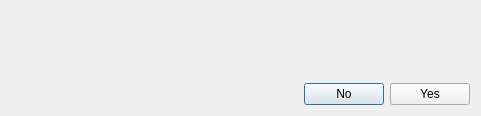
<?xml version="1.0" encoding="UTF-8"?>
<ui version="4.0">
 <class>QuestionDialog</class>
 <widget class="QDialog" name="QuestionDialog">
  <property name="geometry">
   <rect>
    <x>0</x>
    <y>0</y>
    <width>481</width>
    <height>116</height>
   </rect>
  </property>
  <property name="sizePolicy">
   <sizepolicy hsizetype="Fixed" vsizetype="Fixed">
    <horstretch>0</horstretch>
    <verstretch>0</verstretch>
   </sizepolicy>
  </property>
  <property name="minimumSize">
   <size>
    <width>481</width>
    <height>116</height>
   </size>
  </property>
  <property name="maximumSize">
   <size>
    <width>481</width>
    <height>130</height>
   </size>
  </property>
  <property name="windowTitle">
   <string/>
  </property>
  <layout class="QVBoxLayout" name="verticalLayout" stretch="1,0">
   <item>
    <widget class="QLabel" name="m_questionLabel">
     <property name="text">
      <string/>
     </property>
    </widget>
   </item>
   <item>
    <layout class="QHBoxLayout" name="horizontalLayout">
     <item>
      <spacer name="horizontalSpacer">
       <property name="orientation">
        <enum>Qt::Horizontal</enum>
       </property>
       <property name="sizeHint" stdset="0">
        <size>
         <width>40</width>
         <height>20</height>
        </size>
       </property>
      </spacer>
     </item>
     <item>
      <widget class="WalletGui::WalletCancelButton" name="m_cancelButton">
       <property name="text">
        <string>No</string>
       </property>
      </widget>
     </item>
     <item>
      <widget class="WalletGui::WalletOkButton" name="m_okButton">
       <property name="text">
        <string>Yes</string>
       </property>
      </widget>
     </item>
    </layout>
   </item>
  </layout>
 </widget>
 <customwidgets>
  <customwidget>
   <class>WalletGui::WalletOkButton</class>
   <extends>QPushButton</extends>
   <header>Gui/Common/WalletOkButton.h</header>
  </customwidget>
  <customwidget>
   <class>WalletGui::WalletCancelButton</class>
   <extends>QPushButton</extends>
   <header>Gui/Common/WalletCancelButton.h</header>
  </customwidget>
 </customwidgets>
 <resources/>
 <connections>
  <connection>
   <sender>m_okButton</sender>
   <signal>clicked()</signal>
   <receiver>QuestionDialog</receiver>
   <slot>accept()</slot>
   <hints>
    <hint type="sourcelabel">
     <x>373</x>
     <y>87</y>
    </hint>
    <hint type="destinationlabel">
     <x>240</x>
     <y>57</y>
    </hint>
   </hints>
  </connection>
  <connection>
   <sender>m_cancelButton</sender>
   <signal>clicked()</signal>
   <receiver>QuestionDialog</receiver>
   <slot>reject()</slot>
   <hints>
    <hint type="sourcelabel">
     <x>438</x>
     <y>87</y>
    </hint>
    <hint type="destinationlabel">
     <x>240</x>
     <y>57</y>
    </hint>
   </hints>
  </connection>
 </connections>
</ui>
